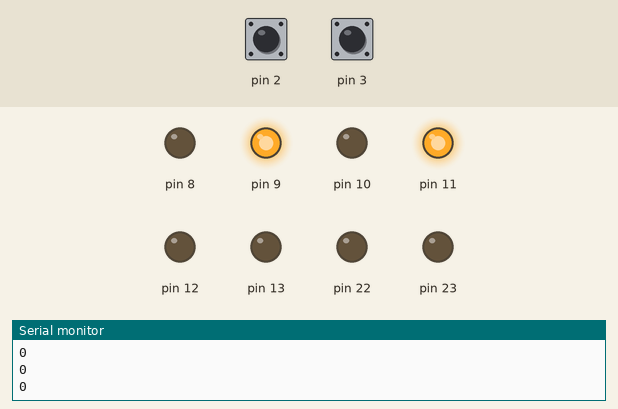
A sketch run on a simulated Arduino Uno, built with avr-gcc and run on an emulated ATmega328P. Parts: output pins drawn as LEDs (lit = HIGH), the last lines printed to the serial monitor. Dashed ring = blinking. The test bench sets the inputs (shaded band); at power-on: pin 2 HIGH, pin 3 HIGH.

Above: at 2.8 s.
2.9 s: pin 2 pulled LOW for 0.15 s
At 3.15 s:
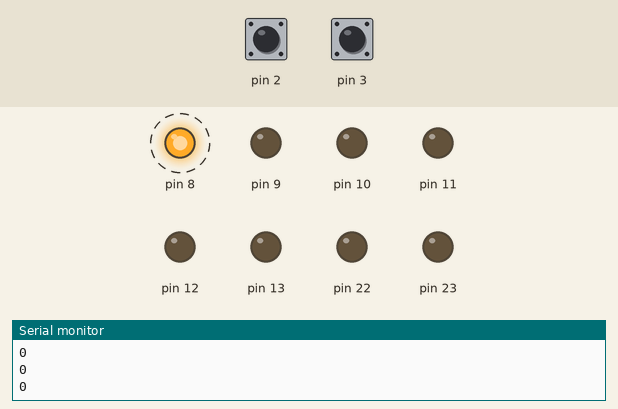
5.9 s: pin 3 pulled LOW for 0.15 s
At 6.15 s:
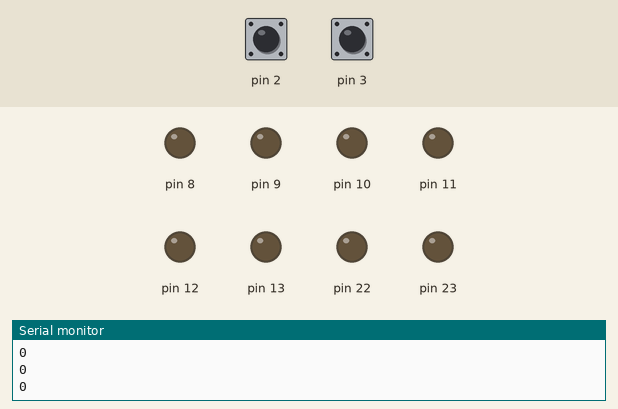
7.7 s: pin 2 pulled LOW for 1 s
At 8.8 s:
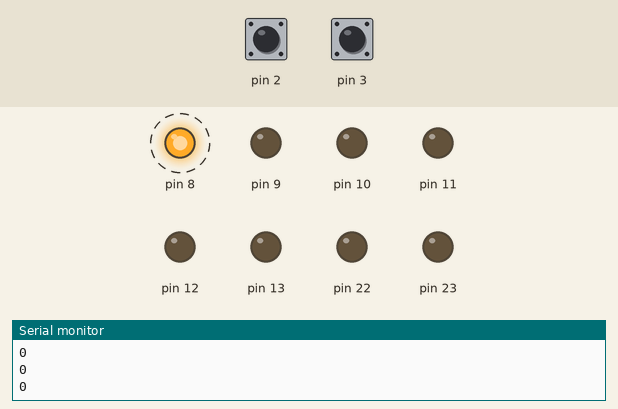
11.2 s: pin 3 pulled LOW for 1 s
At 13.6 s:
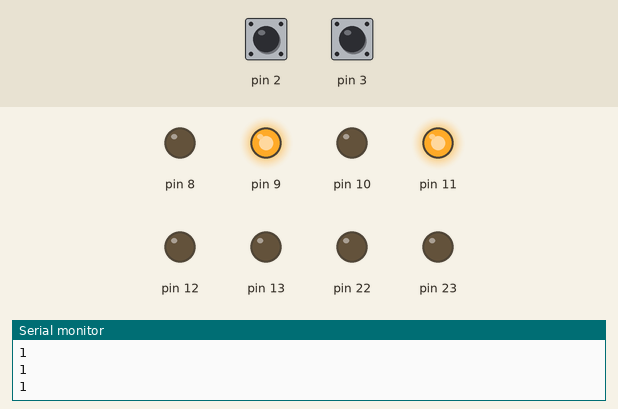
Timing chart, 0 to 15.1 s (numbered marks = the images above; inputs shaded):
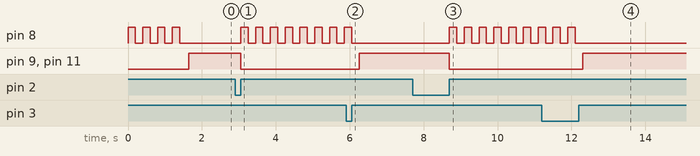

Measured:
- after the input at 2.9 s, pin 8: alternates HIGH for 0.20 s and LOW for 0.20 s, starting after 0.15 s; pin 9, pin 11: HIGH → LOW after 0.15 s
- after the input at 5.9 s, pin 8: goes on until 6.1 s, then stays LOW; pin 9, pin 11: LOW → HIGH after 0.35 s
- after the input at 7.7 s, pin 8: alternates HIGH for 0.20 s and LOW for 0.20 s, starting after 1.0 s; pin 9, pin 11: HIGH → LOW after 1.0 s
- after the input at 11.2 s, pin 8: goes on until 12.1 s, then stays LOW; pin 9, pin 11: LOW → HIGH after 1.1 s

The sketch:

elsoDolgozat.ino
```cpp
//HORVÁTH DÁNIEL A CSOPORT

/*
  1. Induláskor villogjon a PIROS LED 4x, 200ms sebességgel, kapcsoljon le, majd utána világítson a ZÖLD LED.
  2. Az első nyomógomb megnyomására kapcsoljon le a ZÖLD LED és a PIROS LED folyamatosan villogjon.
  3. A másik nyomógomb megnyomására álljon vissza az eredeti állapot (ZÖLD ON, PIROS OFF)
  4. Írja ki a konzolra az első nyomógomb lenyomásainak számát.
*/


byte piros = 8;
byte zold = 9;
byte elsoCount = 0;

volatile byte ok = 1;

int ledState = HIGH;
int buttonState;
int lastButtonState = LOW;

unsigned long lastDebounceTime = 0;
unsigned long debounceDelay = 50;


void setup()
{
  Serial.begin(9600);

  pinMode(2, INPUT_PULLUP);
  pinMode(3, INPUT_PULLUP);

  attachInterrupt(digitalPinToInterrupt(3), ON,  RISING);
  attachInterrupt(digitalPinToInterrupt(2), OFF, RISING);

  DDRB = 0b11111111;
  PORTB = 0;

  for(byte i = 0; i < 4; i++)
  {//1.feladat
    PORTB = 01;
    delay(200);
    PORTB = 00;
    delay(200);
  }

  delay(50);
}

void ON()
{
  ok = 1;
}

void OFF()
{
  ok = 0;

  int reading = digitalRead(2);

  if (reading != lastButtonState) {
    lastDebounceTime = millis();
  }

  if ((millis() - lastDebounceTime) > debounceDelay) elsoCount++;

  lastButtonState = reading;
}


void loop()
{

  if (ok == 1)
  {//3. feladat
    PORTB = 10;
  }

  else
  {//2. feladat
    PORTB = 01;
    delay(200);
    PORTB = 00;
    delay(200);
  }

  Serial.println(elsoCount);//4. feladat
}
```
